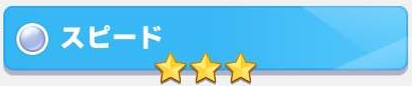
#> input picture tests/fixtures/card_crop_reference/blue_speed_star3.bmp, 412 x 86 px
$ python -i static_stitch.py   (imports and definitions only)
#> lines starting #> are read from the running program, lines starting #| are printed output that depends on the picture; after the words box and inside, x2 and y2 are one past the last pixel; in counts of white or black regions, pixels touching at a corner belong together
#> further down, picture is the input picture: shape (86, 412, 3); mean B, G, R 233, 199, 121.5
"""Static screenshot scroll stitching experiments.

This module is intentionally experimental.  It provides an offline path for
evaluating scroll stitching ideas against fixed screenshot sequences before the
capture loop is connected.
"""

from __future__ import annotations

from collections.abc import Sequence
from dataclasses import dataclass
from pathlib import Path

import cv2
import numpy as np

from ..core.geometry import Rect, Size
from .scraper_types import FrameOffset, ScrollFrame


@dataclass(frozen=True)
class DynamicRoiResult:
    rect: Rect
    mask: np.ndarray
    source: str

    def crop(self, image: np.ndarray) -> np.ndarray:
        return image[self.rect.y0 : self.rect.y1, self.rect.x0 : self.rect.x1]


@dataclass(frozen=True)
class BandMatch:
    band_y0: int
    match_y0: int
    delta_y: int
    score: float

    # [7 lines left out: function to_dict, not called in this run]


@dataclass(frozen=True)
class PairOffset:
    previous_frame_index: int
    frame_index: int
    delta_y: int
    confidence: float
    score: float
    inlier_count: int
    matches: tuple[BandMatch, ...]
    reject_reason: str = ""

    # [21 lines left out: functions to_frame_offset, to_dict, not called in this run]


@dataclass(frozen=True)
class StaticStitchResult:
    image: np.ndarray
    roi: DynamicRoiResult
    offsets: tuple[FrameOffset, ...]
    pair_offsets: tuple[PairOffset, ...]
    seam_rows: tuple[int, ...]
    scrollbar_hint_enabled: bool = False
    scrollbar_thumb_centers: tuple[float | None, ...] = ()

    # [349 lines left out: functions to_metadata, load_scroll_frames_from_dir, detect_dynamic_roi, stitch_static_scroll_frames, estimate_pair_offset, _frame_diff_mask and 2 more, not called in this run]


def _prepare_match_image(image: np.ndarray) -> np.ndarray:
    _, width = image.shape[:2]
#> width = 412
    x0 = int(round(width * 0.08))
#> x0 = 33
    x1 = int(round(width * 0.92))
#> x1 = 379
    crop = image[:, x0:x1] if x1 > x0 else image
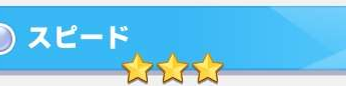
#> crop: shape (86, 346, 3); mean B, G, R 231.6, 197.4, 117.4
    gray = cv2.cvtColor(crop, cv2.COLOR_BGR2GRAY)
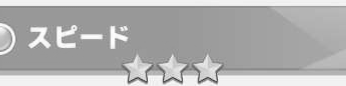
#> gray: shape (86, 346); min 60, max 255, mean 177.3
    gray = cv2.GaussianBlur(gray, (3, 3), 0)
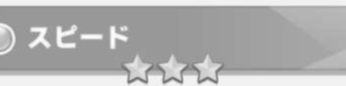
#> gray: shape (86, 346); min 110, max 252, mean 177.4
    edges = cv2.Canny(gray, 45, 135)
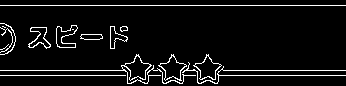
#> edges: shape (86, 346); 6.4% white in thin lines or dots
    dark = cv2.threshold(gray, 180, 255, cv2.THRESH_BINARY_INV)[1]
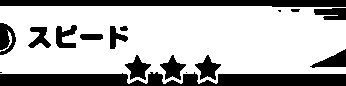
#> dark: shape (86, 346); 70.8% white; 17 black regions (3 under 20 px), largest, box (x1, y1, x2, y2) and area: (0, 72, 346, 86) 3662, (0, 0, 346, 7) 2150, (0, 23, 16, 55) 344
    return cv2.max(edges, dark)
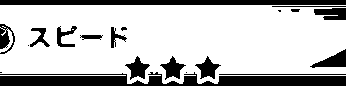
#> returned value: shape (86, 346); 75.1% white; 20 black regions (5 under 20 px), largest, box (x1, y1, x2, y2) and area: (0, 72, 346, 86) 3183, (0, 0, 346, 5) 1730, (310, 49, 346, 68) 333


# [159 lines left out: functions _scan_overlap_matches, _edge_overlap_score, _overlap_rank_score, _choose_canvas_seam, _detect_scrollbar_thumb_center, not called in this run]

>>> import cv2
>>> picture = cv2.imread('../../../tests/fixtures/card_crop_reference/blue_speed_star3.bmp')
>>> result = _prepare_match_image(picture)

$ run again, on tests/fixtures/card_crop_reference/green_ゆきあかり、おいかけて_star3.bmp
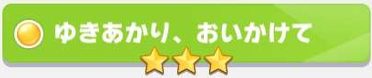
#> input picture tests/fixtures/card_crop_reference/green_ゆきあかり、おいかけて_star3.bmp, 372 x 78 px
#> picture is the input picture: shape (78, 372, 3); mean B, G, R 113.5, 216.3, 182
#> in _prepare_match_image, `edges = cv2.Canny(gray, 45, 135)`:
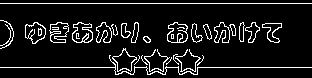
#> edges: shape (78, 312); 9.5% white in thin lines or dots
#> dark: shape (78, 312); 53.9% white; 18 black regions (2 under 20 px), largest, box (x1, y1, x2, y2) and area: (0, 0, 312, 63) 3880, (0, 64, 312, 78) 3328, (71, 21, 94, 44) 419
#> in _prepare_match_image, `return cv2.max(edges, dark)`:
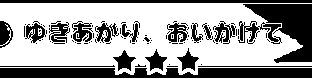
#> returned value: shape (78, 312); 62.3% white; 97 black regions (77 under 20 px), largest, box (x1, y1, x2, y2) and area: (0, 68, 312, 78) 2765, (243, 4, 312, 63) 2010, (0, 0, 312, 3) 936
